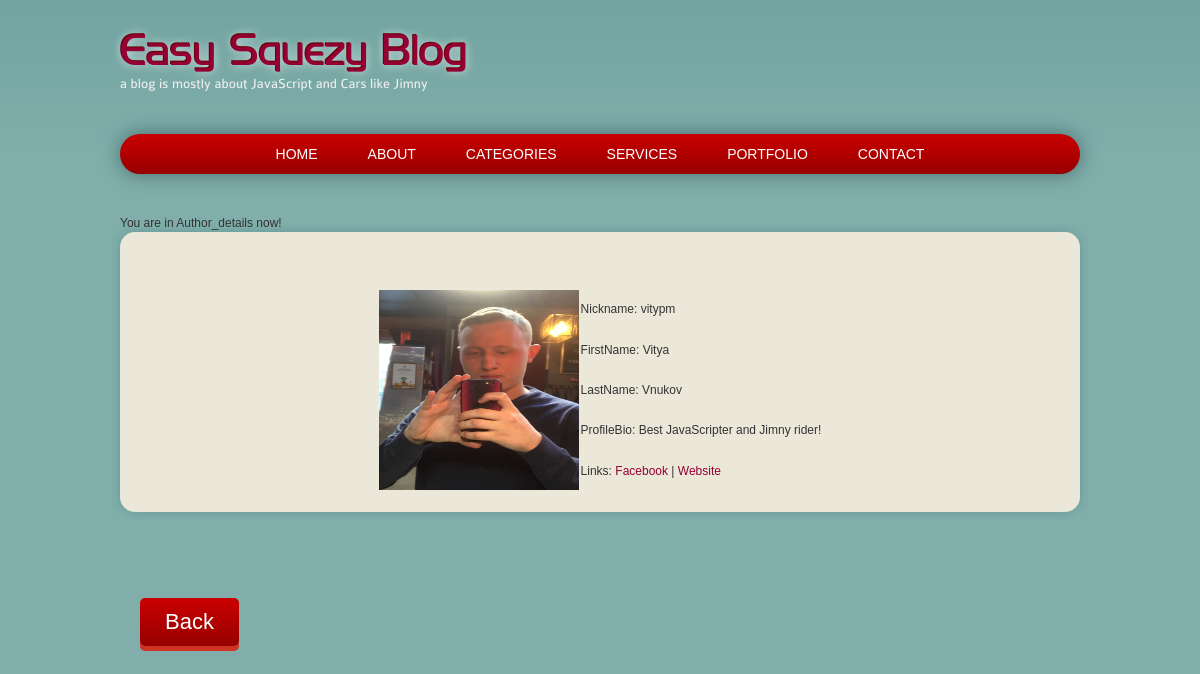
/author/22, run on the app's committed database.
### theblog/models.py (models this page shows, shortened)
class Post(models.Model):
    title = models.CharField(max_length=255)
    header_image = models.ImageField(null=True, blank=True, upload_to="images/")
    title_tag = models.CharField(max_length=255)
    author = models.ForeignKey(User, on_delete=models.CASCADE)
    body = RichTextField(blank=True, null=True)
    post_date = models.DateField(auto_now_add=True)
    category = models.CharField(max_length=255, default='unstated')
    snippet = models.CharField(max_length=255)
    likes = models.ManyToManyField(User, related_name='blog_posts')
    pass

class Profile(models.Model):
    user = models.OneToOneField(User, null=True, on_delete=models.CASCADE)
    bio = models.TextField()
    profile_pic = models.ImageField(null=True, blank=True, upload_to="images/profile/")
    website_url = models.CharField(max_length=255, null=True, blank=True)
    facebook_url = models.CharField(max_length=255, null=True, blank=True)
    twitter_url = models.CharField(max_length=255, null=True, blank=True)
    instagram_url = models.CharField(max_length=255, null=True, blank=True)
    pinterest_url = models.CharField(max_length=255, null=True, blank=True)
    pass

### theblog/views.py (the view)
# urls.py: path('author/<int:pk>', AuthorDetailView.as_view(), name="author_detail"),
class AuthorDetailView(DetailView):
    model = Post
    template_name = "author_details.html"
    pass

### theblog/templates/author_details.html (shortened to what this page needs)
{% load static %}
<head>
	{% load staticfiles %}
	<link href='{% static "styles.css" %}' rel=stylesheet />
</head>
{% include "header.html" %}
<h2>You are in Author_details now!</h2>
<article>
	<br/><br/>
	<table>
		<tr>
			<td rowspan='5'>
				{% if post.author.profile.profile_pic %}
				<img src='{{ post.author.profile.profile_pic.url }}' width=200 height=200>
				{% else %}
				<img src='{% static "unnamed.jpg" %}' width=200 height=200>
				{% endif %}
			</td>
			<td>Nickname: {{ post.author }}</td>
		</tr>
		<tr>
			<td>FirstName: {{post.author.first_name}}</td>
		</tr>
		<tr>
			<td>LastName: {{post.author.last_name}}</td>
		</tr>
		<tr>
			<td>ProfileBio: {{post.author.profile.bio}}</td>
		</tr>
		<tr>
			<td>Links:
			{% if post.author.profile.facebook_url %}
				<a href="{{post.author.profile.facebook_url}}">Facebook</a>
			{% endif %}
			{% if post.author.profile.website_url %}
			 | <a href="{{post.author.profile.website_url}}">Website</a>
			{% endif %}
			</td>
		</tr>
	</table>
</article>
<a href={% url 'home' %} class='btn red'>Back</a>

### theblog/static/styles.css (style rules this page uses)
html, body, div, span, object, iframe, h1, h2, h3, h4, h5, h6, p, blockquote, pre, a, abbr, address, cite, code, del, dfn, em, font, img, ins, kbd, q, samp, small, strong, sub, sup, var, dl, dt, dd, ol, ul, li, fieldset, form, label, legend, table, caption, tbody, tfoot, thead, tr, th, td, header, nav, article, aside, footer, hgroup, section { margin: 0; padding: 0; border: 0; outline: 0; font-weight: inherit; font-style: inherit; font-size: 100%; font-family: inherit; text-decoration: none; }
header, nav, article, aside, footer, hgroup, section { display: block }
a { color: #940033; }
article { background: #ebe8d9; margin: 0 0 30px 0; padding: 20px; border-radius: 15px; -moz-border-radius: 15px; -webkit-border-radius: 15px; box-shadow: 0 0 10px #629996; -moz-box-shadow: 0 0 10px #629996; -webkit-box-shadow: 0 0 10px #629996; }
table { margin: auto auto; }
.btn { border-radius: 5px; padding: 15px 25px; font-size: 22px; text-decoration: none; margin: 20px; color: #fff; position: relative; display: inline-block; }
.red { background-image: -webkit-gradient(linear,left top,left bottom,color-stop(0, #ca0000),color-stop(1, #970000)); box-shadow: 0px 5px 0px 0px #CE3323; }

### data on the page
Post: author.profile.profile_pic (picture), author "vitypm", author.first_name "Vitya", author.last_name "Vnukov", author.profile.bio "Best JavaScripter and Jimny rider!"
